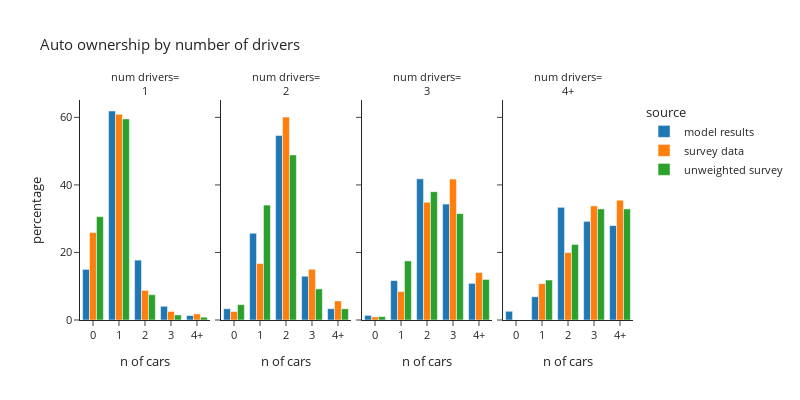

Notebook code for this chart:
### Code cell
plot_auto(hh_data.loc[hh_data['num_drivers_simple']!="0"],'num_drivers_simple','number of drivers','num drivers')

### Figure 1 — Plotly figure (JSON) as saved in the notebook; plotly's stock layout.template omitted (floating-point values rounded to 4 significant figures)
{"data": [{"alignmentgroup": "True", "hovertemplate": "source=model results<br>num_drivers_simple=1<br>auto_ownership_simple=%{x}<br>percentage=%{y}<extra></extra>", "legendgroup": "model results", "marker": {"color": "#1F77B4", "pattern": {"shape": ""}}, "name": "model results", "offsetgroup": "model results", "orientation": "v", "showlegend": true, "textposition": "auto", "type": "bar", "x": ["0", "1", "2", "3", "4+"], "xaxis": "x", "y": [14.99, 61.89, 17.73, 4.067, 1.326], "yaxis": "y"}, {"alignmentgroup": "True", "hovertemplate": "source=model results<br>num_drivers_simple=2<br>auto_ownership_simple=%{x}<br>percentage=%{y}<extra></extra>", "legendgroup": "model results", "marker": {"color": "#1F77B4", "pattern": {"shape": ""}}, "name": "model results", "offsetgroup": "model results", "orientation": "v", "showlegend": false, "textposition": "auto", "type": "bar", "x": ["0", "1", "2", "3", "4+"], "xaxis": "x2", "y": [3.336, 25.69, 54.66, 12.96, 3.351], "yaxis": "y2"}, {"alignmentgroup": "True", "hovertemplate": "source=model results<br>num_drivers_simple=3<br>auto_ownership_simple=%{x}<br>percentage=%{y}<extra></extra>", "legendgroup": "model results", "marker": {"color": "#1F77B4", "pattern": {"shape": ""}}, "name": "model results", "offsetgroup": "model results", "orientation": "v", "showlegend": false, "textposition": "auto", "type": "bar", "x": ["0", "1", "2", "3", "4+"], "xaxis": "x3", "y": [1.354, 11.67, 41.8, 34.33, 10.85], "yaxis": "y3"}, {"alignmentgroup": "True", "hovertemplate": "source=model results<br>num_drivers_simple=4+<br>auto_ownership_simple=%{x}<br>percentage=%{y}<extra></extra>", "legendgroup": "model results", "marker": {"color": "#1F77B4", "pattern": {"shape": ""}}, "name": "model results", "offsetgroup": "model results", "orientation": "v", "showlegend": false, "textposition": "auto", "type": "bar", "x": ["0", "1", "2", "3", "4+"], "xaxis": "x4", "y": [2.586, 6.889, 33.36, 29.2, 27.96], "yaxis": "y4"}, {"alignmentgroup": "True", "hovertemplate": "source=survey data<br>num_drivers_simple=1<br>auto_ownership_simple=%{x}<br>percentage=%{y}<extra></extra>", "legendgroup": "survey data", "marker": {"color": "#FF7F0E", "pattern": {"shape": ""}}, "name": "survey data", "offsetgroup": "survey data", "orientation": "v", "showlegend": true, "textposition": "auto", "type": "bar", "x": ["0", "1", "2", "3", "4+"], "xaxis": "x", "y": [25.91, 60.97, 8.778, 2.538, 1.805], "yaxis": "y"}, {"alignmentgroup": "True", "hovertemplate": "source=survey data<br>num_drivers_simple=2<br>auto_ownership_simple=%{x}<br>percentage=%{y}<extra></extra>", "legendgroup": "survey data", "marker": {"color": "#FF7F0E", "pattern": {"shape": ""}}, "name": "survey data", "offsetgroup": "survey data", "orientation": "v", "showlegend": false, "textposition": "auto", "type": "bar", "x": ["0", "1", "2", "3", "4+"], "xaxis": "x2", "y": [2.507, 16.72, 60.09, 15.03, 5.647], "yaxis": "y2"}, {"alignmentgroup": "True", "hovertemplate": "source=survey data<br>num_drivers_simple=3<br>auto_ownership_simple=%{x}<br>percentage=%{y}<extra></extra>", "legendgroup": "survey data", "marker": {"color": "#FF7F0E", "pattern": {"shape": ""}}, "name": "survey data", "offsetgroup": "survey data", "orientation": "v", "showlegend": false, "textposition": "auto", "type": "bar", "x": ["0", "1", "2", "3", "4+"], "xaxis": "x3", "y": [0.9106, 8.415, 34.88, 41.73, 14.07], "yaxis": "y3"}, {"alignmentgroup": "True", "hovertemplate": "source=survey data<br>num_drivers_simple=4+<br>auto_ownership_simple=%{x}<br>percentage=%{y}<extra></extra>", "legendgroup": "survey data", "marker": {"color": "#FF7F0E", "pattern": {"shape": ""}}, "name": "survey data", "offsetgroup": "survey data", "orientation": "v", "showlegend": false, "textposition": "auto", "type": "bar", "x": ["1", "2", "3", "4+"], "xaxis": "x4", "y": [10.77, 19.96, 33.8, 35.47], "yaxis": "y4"}, {"alignmentgroup": "True", "hovertemplate": "source=unweighted survey<br>num_drivers_simple=1<br>auto_ownership_simple=%{x}<br>percentage=%{y}<extra></extra>", "legendgroup": "unweighted survey", "marker": {"color": "#2CA02C", "pattern": {"shape": ""}}, "name": "unweighted survey", "offsetgroup": "unweighted survey", "orientation": "v", "showlegend": true, "textposition": "auto", "type": "bar", "x": ["0", "1", "2", "3", "4+"], "xaxis": "x", "y": [30.62, 59.56, 7.49, 1.498, 0.8388], "yaxis": "y"}, {"alignmentgroup": "True", "hovertemplate": "source=unweighted survey<br>num_drivers_simple=2<br>auto_ownership_simple=%{x}<br>percentage=%{y}<extra></extra>", "legendgroup": "unweighted survey", "marker": {"color": "#2CA02C", "pattern": {"shape": ""}}, "name": "unweighted survey", "offsetgroup": "unweighted survey", "orientation": "v", "showlegend": false, "textposition": "auto", "type": "bar", "x": ["0", "1", "2", "3", "4+"], "xaxis": "x2", "y": [4.545, 34.03, 48.89, 9.207, 3.322], "yaxis": "y2"}, {"alignmentgroup": "True", "hovertemplate": "source=unweighted survey<br>num_drivers_simple=3<br>auto_ownership_simple=%{x}<br>percentage=%{y}<extra></extra>", "legendgroup": "unweighted survey", "marker": {"color": "#2CA02C", "pattern": {"shape": ""}}, "name": "unweighted survey", "offsetgroup": "unweighted survey", "orientation": "v", "showlegend": false, "textposition": "auto", "type": "bar", "x": ["0", "1", "2", "3", "4+"], "xaxis": "x3", "y": [1.0, 17.5, 38.0, 31.5, 12.0], "yaxis": "y3"}, {"alignmentgroup": "True", "hovertemplate": "source=unweighted survey<br>num_drivers_simple=4+<br>auto_ownership_simple=%{x}<br>percentage=%{y}<extra></extra>", "legendgroup": "unweighted survey", "marker": {"color": "#2CA02C", "pattern": {"shape": ""}}, "name": "unweighted survey", "offsetgroup": "unweighted survey", "orientation": "v", "showlegend": false, "textposition": "auto", "type": "bar", "x": ["1", "2", "3", "4+"], "xaxis": "x4", "y": [11.84, 22.37, 32.89, 32.89], "yaxis": "y4"}], "layout": {"annotations": [{"font": {}, "showarrow": false, "text": "num drivers=<br>1", "x": 0.1175, "xanchor": "center", "xref": "paper", "y": 1.0, "yanchor": "bottom", "yref": "paper"}, {"font": {}, "showarrow": false, "text": "num drivers=<br>2", "x": 0.3725, "xanchor": "center", "xref": "paper", "y": 1.0, "yanchor": "bottom", "yref": "paper"}, {"font": {}, "showarrow": false, "text": "num drivers=<br>3", "x": 0.6275, "xanchor": "center", "xref": "paper", "y": 1.0, "yanchor": "bottom", "yref": "paper"}, {"font": {}, "showarrow": false, "text": "num drivers=<br>4+", "x": 0.8825, "xanchor": "center", "xref": "paper", "y": 1.0, "yanchor": "bottom", "yref": "paper"}], "barmode": "group", "font": {"size": 11}, "height": 400, "legend": {"title": {"text": "source"}, "tracegroupgap": 0}, "title": {"text": "Auto ownership by number of drivers"}, "width": 800, "xaxis": {"anchor": "y", "domain": [0.0, 0.235], "title": {"text": "n of cars"}}, "xaxis2": {"anchor": "y2", "domain": [0.255, 0.49], "matches": "x", "title": {"text": "n of cars"}}, "xaxis3": {"anchor": "y3", "domain": [0.51, 0.745], "matches": "x", "title": {"text": "n of cars"}}, "xaxis4": {"anchor": "y4", "domain": [0.765, 1.0], "matches": "x", "title": {"text": "n of cars"}}, "yaxis": {"anchor": "x", "domain": [0.0, 1.0], "title": {"text": "percentage"}}, "yaxis2": {"anchor": "x2", "domain": [0.0, 1.0], "matches": "y", "showticklabels": false}, "yaxis3": {"anchor": "x3", "domain": [0.0, 1.0], "matches": "y", "showticklabels": false}, "yaxis4": {"anchor": "x4", "domain": [0.0, 1.0], "matches": "y", "showticklabels": false}}}
